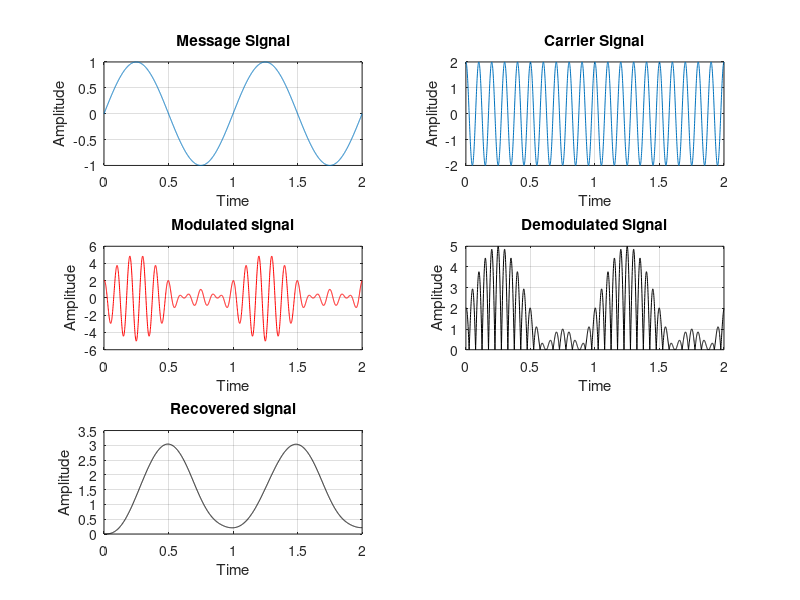

Reproduce this figure in MATLAB.
clc;
close all;
Am= 1; %amplitude of Modulating Signal
Ac= 2; %amplitude of Carrier Signal
fm= 1; %fm<fc Modulating frequency
fc=10; %Carrier Frequency
fs=100*fc;
m=1.5; %Modulation Index(M=1)
t= 0:0.001:2; %time axis
x= Am*sin(2*pi*fm*t); %message signal
subplot(3,2,1);
plot(t,x);
xlabel('Time');
ylabel('Amplitude');
title('Message Signal');
grid on;
y= Ac*cos(2*pi*fc*t); %carrier signal
subplot(3,2,2)
plot(t,y);
xlabel('Time');
ylabel('Amplitude');
title('Carrier Signal');
grid on;
am_modulated= (1+m*x).*y;
subplot(3,2,3);
plot(t,am_modulated);
plot(t,am_modulated,'r');
xlabel('Time');
ylabel('Amplitude');
title('Modulated signal');
grid on;
demodulated= abs(am_modulated);
subplot(3,2,4);
plot(t,demodulated);
plot(t, demodulated,'k');
xlabel('Time');
ylabel('Amplitude');
title('Demodulated Signal');
grid on;
nf= fm/fs;
[a,b]= butter(3,3*nf);
z= filter(a,b,demodulated);
subplot(3,2,5);
plot(t,z);
plot(t,z,'k');
xlabel('Time');
ylabel('Amplitude');
title('Recovered signal');
grid on;